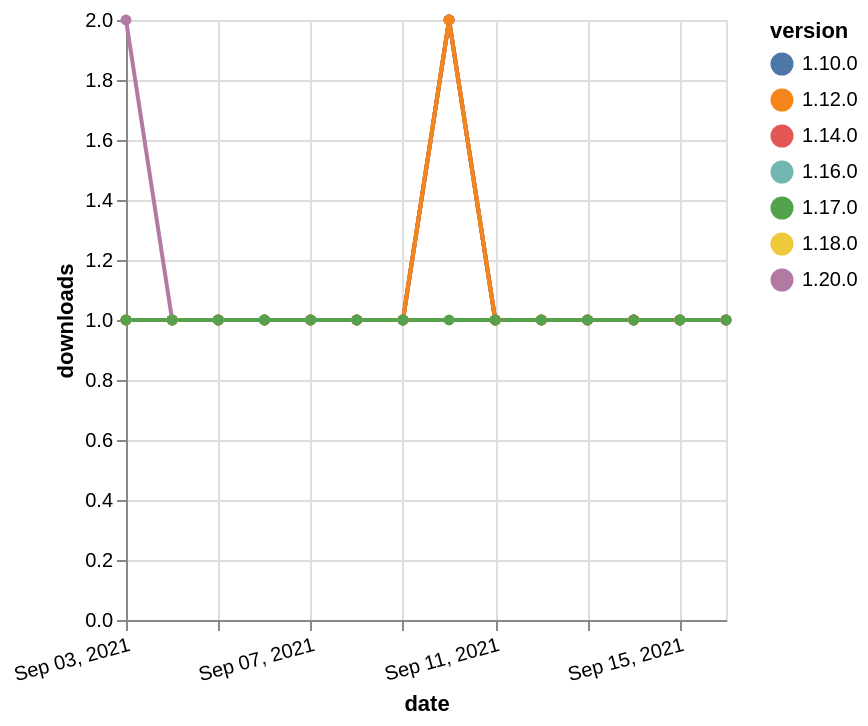

Describe this chart as a Vega-Lite specification.
### Vega-Lite specification from a JSON file in a GitHub repository (floating-point values rounded to 4 significant figures)
{"$schema": "https://vega.github.io/schema/vega-lite/v5.json", "description": "A simple bar chart with embedded data.", "data": {"values": [{"date": "2021-09-03", "total": 158, "delta": 1, "version": "1.18.0"}, {"date": "2021-09-04", "total": 159, "delta": 1, "version": "1.18.0"}, {"date": "2021-09-05", "total": 160, "delta": 1, "version": "1.18.0"}, {"date": "2021-09-06", "total": 161, "delta": 1, "version": "1.18.0"}, {"date": "2021-09-07", "total": 162, "delta": 1, "version": "1.18.0"}, {"date": "2021-09-08", "total": 163, "delta": 1, "version": "1.18.0"}, {"date": "2021-09-09", "total": 164, "delta": 1, "version": "1.18.0"}, {"date": "2021-09-10", "total": 166, "delta": 2, "version": "1.18.0"}, {"date": "2021-09-11", "total": 167, "delta": 1, "version": "1.18.0"}, {"date": "2021-09-12", "total": 168, "delta": 1, "version": "1.18.0"}, {"date": "2021-09-13", "total": 169, "delta": 1, "version": "1.18.0"}, {"date": "2021-09-14", "total": 170, "delta": 1, "version": "1.18.0"}, {"date": "2021-09-15", "total": 171, "delta": 1, "version": "1.18.0"}, {"date": "2021-09-16", "total": 172, "delta": 1, "version": "1.18.0"}, {"date": "2021-09-03", "total": 235, "delta": 1, "version": "1.10.0"}, {"date": "2021-09-04", "total": 236, "delta": 1, "version": "1.10.0"}, {"date": "2021-09-05", "total": 237, "delta": 1, "version": "1.10.0"}, {"date": "2021-09-06", "total": 238, "delta": 1, "version": "1.10.0"}, {"date": "2021-09-07", "total": 239, "delta": 1, "version": "1.10.0"}, {"date": "2021-09-08", "total": 240, "delta": 1, "version": "1.10.0"}, {"date": "2021-09-09", "total": 241, "delta": 1, "version": "1.10.0"}, {"date": "2021-09-10", "total": 243, "delta": 2, "version": "1.10.0"}, {"date": "2021-09-11", "total": 244, "delta": 1, "version": "1.10.0"}, {"date": "2021-09-12", "total": 245, "delta": 1, "version": "1.10.0"}, {"date": "2021-09-13", "total": 246, "delta": 1, "version": "1.10.0"}, {"date": "2021-09-14", "total": 247, "delta": 1, "version": "1.10.0"}, {"date": "2021-09-15", "total": 248, "delta": 1, "version": "1.10.0"}, {"date": "2021-09-16", "total": 249, "delta": 1, "version": "1.10.0"}, {"date": "2021-09-03", "total": 113, "delta": 2, "version": "1.20.0"}, {"date": "2021-09-04", "total": 114, "delta": 1, "version": "1.20.0"}, {"date": "2021-09-05", "total": 115, "delta": 1, "version": "1.20.0"}, {"date": "2021-09-06", "total": 116, "delta": 1, "version": "1.20.0"}, {"date": "2021-09-07", "total": 117, "delta": 1, "version": "1.20.0"}, {"date": "2021-09-08", "total": 118, "delta": 1, "version": "1.20.0"}, {"date": "2021-09-09", "total": 119, "delta": 1, "version": "1.20.0"}, {"date": "2021-09-10", "total": 121, "delta": 2, "version": "1.20.0"}, {"date": "2021-09-11", "total": 122, "delta": 1, "version": "1.20.0"}, {"date": "2021-09-12", "total": 123, "delta": 1, "version": "1.20.0"}, {"date": "2021-09-13", "total": 124, "delta": 1, "version": "1.20.0"}, {"date": "2021-09-14", "total": 125, "delta": 1, "version": "1.20.0"}, {"date": "2021-09-15", "total": 126, "delta": 1, "version": "1.20.0"}, {"date": "2021-09-16", "total": 127, "delta": 1, "version": "1.20.0"}, {"date": "2021-09-03", "total": 144, "delta": 1, "version": "1.16.0"}, {"date": "2021-09-04", "total": 145, "delta": 1, "version": "1.16.0"}, {"date": "2021-09-05", "total": 146, "delta": 1, "version": "1.16.0"}, {"date": "2021-09-06", "total": 147, "delta": 1, "version": "1.16.0"}, {"date": "2021-09-07", "total": 148, "delta": 1, "version": "1.16.0"}, {"date": "2021-09-08", "total": 149, "delta": 1, "version": "1.16.0"}, {"date": "2021-09-09", "total": 150, "delta": 1, "version": "1.16.0"}, {"date": "2021-09-10", "total": 152, "delta": 2, "version": "1.16.0"}, {"date": "2021-09-11", "total": 153, "delta": 1, "version": "1.16.0"}, {"date": "2021-09-12", "total": 154, "delta": 1, "version": "1.16.0"}, {"date": "2021-09-13", "total": 155, "delta": 1, "version": "1.16.0"}, {"date": "2021-09-14", "total": 156, "delta": 1, "version": "1.16.0"}, {"date": "2021-09-15", "total": 157, "delta": 1, "version": "1.16.0"}, {"date": "2021-09-16", "total": 158, "delta": 1, "version": "1.16.0"}, {"date": "2021-09-03", "total": 173, "delta": 1, "version": "1.14.0"}, {"date": "2021-09-04", "total": 174, "delta": 1, "version": "1.14.0"}, {"date": "2021-09-05", "total": 175, "delta": 1, "version": "1.14.0"}, {"date": "2021-09-06", "total": 176, "delta": 1, "version": "1.14.0"}, {"date": "2021-09-07", "total": 177, "delta": 1, "version": "1.14.0"}, {"date": "2021-09-08", "total": 178, "delta": 1, "version": "1.14.0"}, {"date": "2021-09-09", "total": 179, "delta": 1, "version": "1.14.0"}, {"date": "2021-09-10", "total": 181, "delta": 2, "version": "1.14.0"}, {"date": "2021-09-11", "total": 182, "delta": 1, "version": "1.14.0"}, {"date": "2021-09-12", "total": 183, "delta": 1, "version": "1.14.0"}, {"date": "2021-09-13", "total": 184, "delta": 1, "version": "1.14.0"}, {"date": "2021-09-14", "total": 185, "delta": 1, "version": "1.14.0"}, {"date": "2021-09-15", "total": 186, "delta": 1, "version": "1.14.0"}, {"date": "2021-09-16", "total": 187, "delta": 1, "version": "1.14.0"}, {"date": "2021-09-03", "total": 273, "delta": 1, "version": "1.12.0"}, {"date": "2021-09-04", "total": 274, "delta": 1, "version": "1.12.0"}, {"date": "2021-09-05", "total": 275, "delta": 1, "version": "1.12.0"}, {"date": "2021-09-06", "total": 276, "delta": 1, "version": "1.12.0"}, {"date": "2021-09-07", "total": 277, "delta": 1, "version": "1.12.0"}, {"date": "2021-09-08", "total": 278, "delta": 1, "version": "1.12.0"}, {"date": "2021-09-09", "total": 279, "delta": 1, "version": "1.12.0"}, {"date": "2021-09-10", "total": 281, "delta": 2, "version": "1.12.0"}, {"date": "2021-09-11", "total": 282, "delta": 1, "version": "1.12.0"}, {"date": "2021-09-12", "total": 283, "delta": 1, "version": "1.12.0"}, {"date": "2021-09-13", "total": 284, "delta": 1, "version": "1.12.0"}, {"date": "2021-09-14", "total": 285, "delta": 1, "version": "1.12.0"}, {"date": "2021-09-15", "total": 286, "delta": 1, "version": "1.12.0"}, {"date": "2021-09-16", "total": 287, "delta": 1, "version": "1.12.0"}, {"date": "2021-09-03", "total": 133, "delta": 1, "version": "1.17.0"}, {"date": "2021-09-04", "total": 134, "delta": 1, "version": "1.17.0"}, {"date": "2021-09-05", "total": 135, "delta": 1, "version": "1.17.0"}, {"date": "2021-09-06", "total": 136, "delta": 1, "version": "1.17.0"}, {"date": "2021-09-07", "total": 137, "delta": 1, "version": "1.17.0"}, {"date": "2021-09-08", "total": 138, "delta": 1, "version": "1.17.0"}, {"date": "2021-09-09", "total": 139, "delta": 1, "version": "1.17.0"}, {"date": "2021-09-10", "total": 140, "delta": 1, "version": "1.17.0"}, {"date": "2021-09-11", "total": 141, "delta": 1, "version": "1.17.0"}, {"date": "2021-09-12", "total": 142, "delta": 1, "version": "1.17.0"}, {"date": "2021-09-13", "total": 143, "delta": 1, "version": "1.17.0"}, {"date": "2021-09-14", "total": 144, "delta": 1, "version": "1.17.0"}, {"date": "2021-09-15", "total": 145, "delta": 1, "version": "1.17.0"}, {"date": "2021-09-16", "total": 146, "delta": 1, "version": "1.17.0"}]}, "width": "container", "mark": {"type": "line", "point": {"filled": true}}, "encoding": {"x": {"field": "date", "type": "temporal", "timeUnit": "yearmonthdate", "title": "date", "axis": {"labelAngle": -15}}, "y": {"field": "delta", "type": "quantitative", "title": "downloads"}, "color": {"field": "version", "type": "nominal"}, "tooltip": {"field": "delta"}}}
